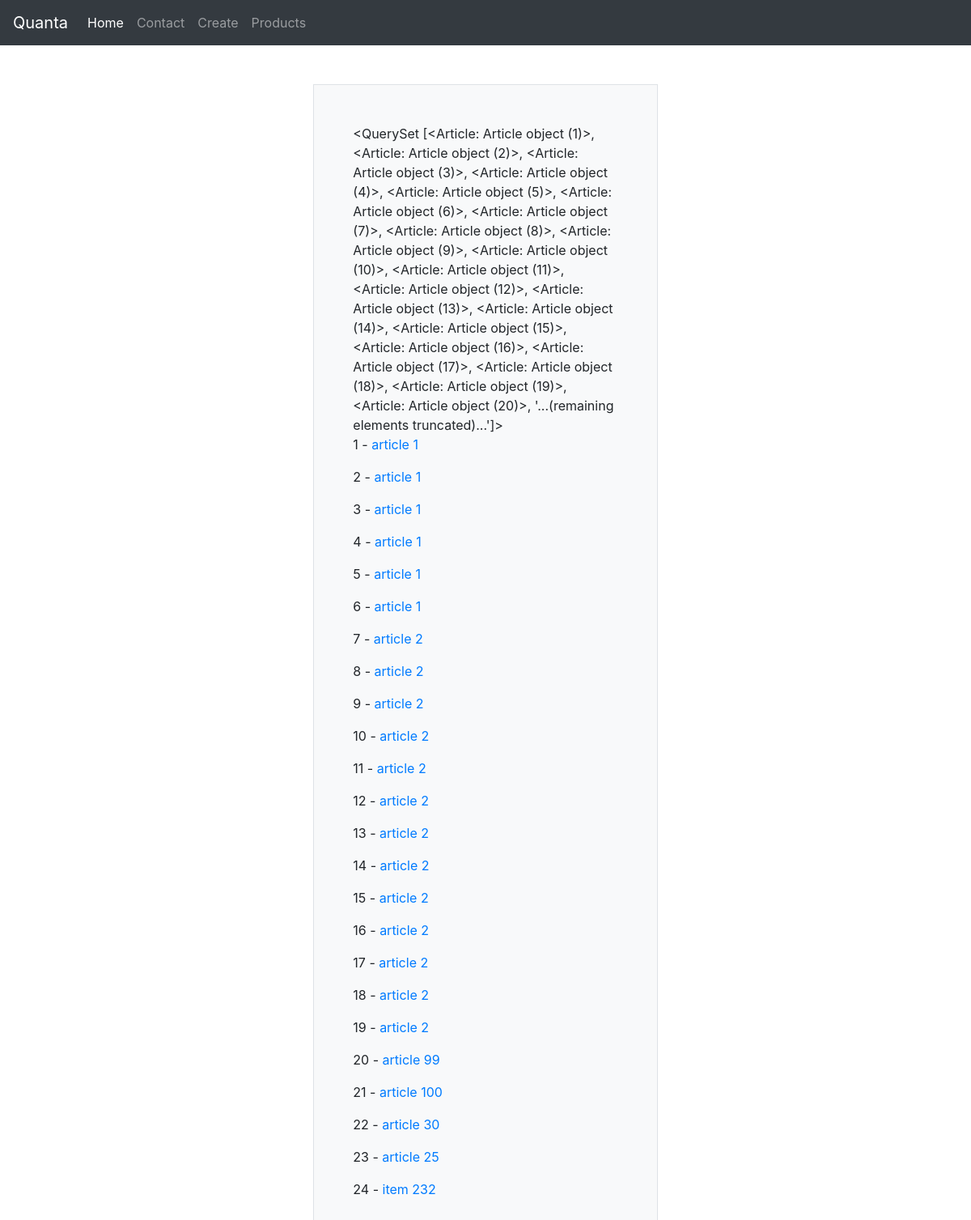
Screenshot of /article/list/ with the database file from the repository.
### Blog/models.py (models this page shows)
class Article(models.Model):
    title = models.CharField(max_length = 120)
    content = models.TextField(blank=True, null=False)
    active = models.BooleanField(default = False)
    def get_absolute_url(self):
        return reverse("article-detail", kwargs={"id": self.id})

### Blog/views.py (the view)
# urls.py: path('list/', article_list_view, name = 'article-list'),
def article_list_view(request):
    queryset = Article.objects.all()
    context = {
        'object_list' : queryset,
    }
    return render(request, 'articles/articles_list.html', context)

### Blog/templates/articles/articles_list.html
{% extends 'base.html' %}
{% block content %}
{{object_list}}
{% for instance in object_list %}
    <p> {{ instance.id }} - <a href='{{ instance.get_absolute_url }}'> {{ instance.title }} </a> </p>
{% endfor %}
{% endblock content %}

### rows the page displays
Article: id "<QuerySet [<Article: Article object (1)>, <Article: Article object (2)>, <Article: Article object (3)>, <Article: Article object (4)>, <Article: Article object (5)>, <Article: Article object (6)>, <Article: Article object (7)>, <Article: Article object (8)>, <Article: Article object (9)>, <Article: Article object (10)>, <Article: Article object (11)>, <Article: Article object (12)>, <Article: Article object (13)>, <Article: Article object (14)>, <Article: Article object (15)>, <Article: Article object (16)>, <Article: Article object (17)>, <Article: Article object (18)>, <Article: Article object (19)>, <Article: Article object (20)>, '...(remaining elements truncated)...']>", id "1", title "article 1"
Article: id "2", title "article 1"
Article: id "3", title "article 1"
Article: id "4", title "article 1"
Article: id "5", title "article 1"
Article: id "6", title "article 1"
Article: id "7", title "article 2"
Article: id "8", title "article 2"
Article: id "9", title "article 2"
Article: id "10", title "article 2"
Article: id "11", title "article 2"
Article: id "12", title "article 2"
Article: id "13", title "article 2"
Article: id "14", title "article 2"
Article: id "15", title "article 2"
Article: id "16", title "article 2"
Article: id "17", title "article 2"
Article: id "18", title "article 2"
Article: id "19", title "article 2"
Article: id "20", title "article 99"
Article: id "21", title "article 100"
Article: id "22", title "article 30"
Article: id "23", title "article 25"
Article: id "24", title "item 232"
